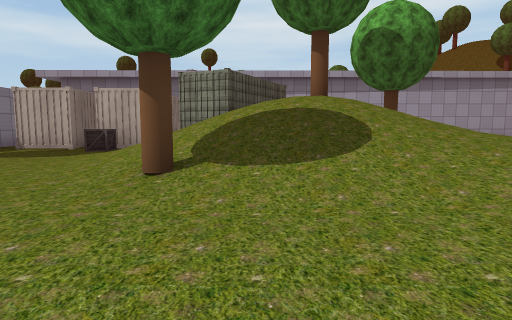
view 1 (above)

24 first-person views from a walk through a 3-D level made in the Unity game engine. The camera is 1.3 m above the floor, tilts 6° down and sees 75° across. The floor is counted in squares, 2 m on a side. Each view is taken from the middle of a square. On the plan, view 1 faces up. The plan holds only what a view shows up to about 10 squares ahead; the rest is blank. The place goes on beyond the plan. Some trees and plants on the terrain are drawn as simple stand-ins. The player character is not drawn. Some surface patterns are stand-ins.

view 2
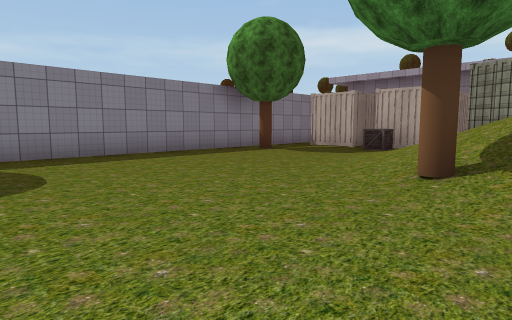

view 3
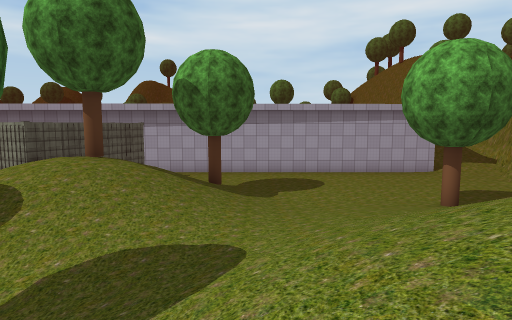

view 4
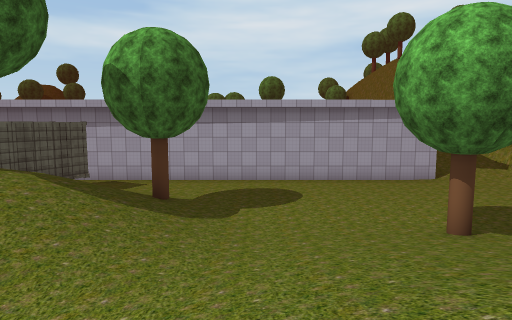

view 5
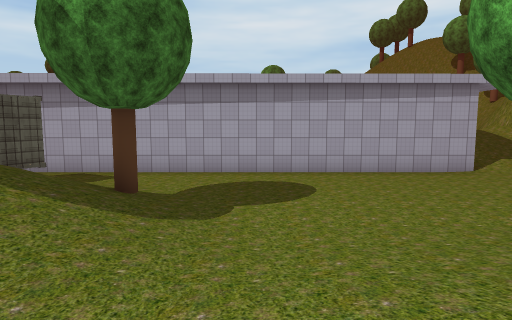

view 6
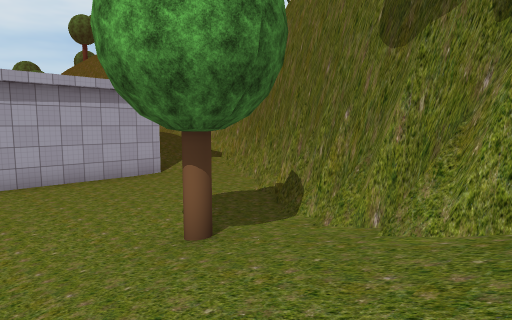

view 7
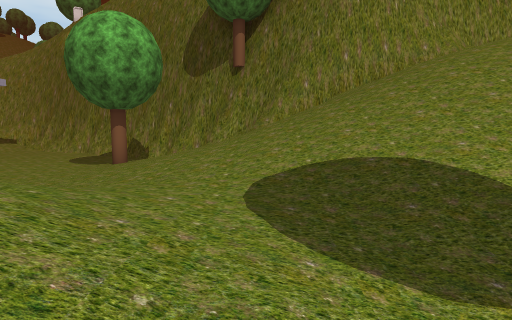

view 8
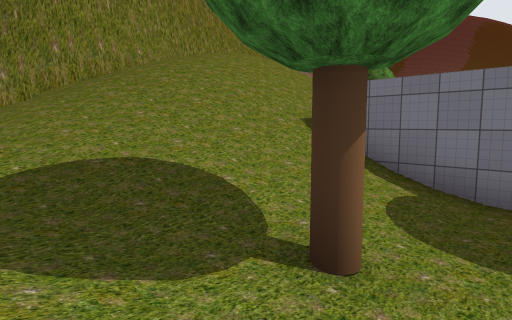

view 9
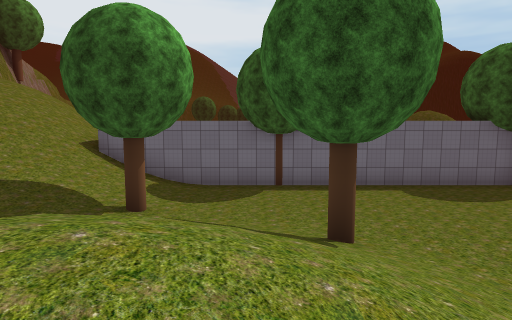

view 10
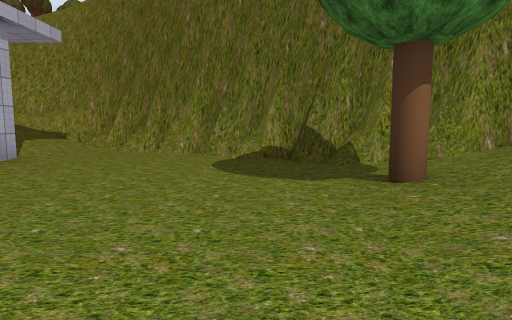

view 11
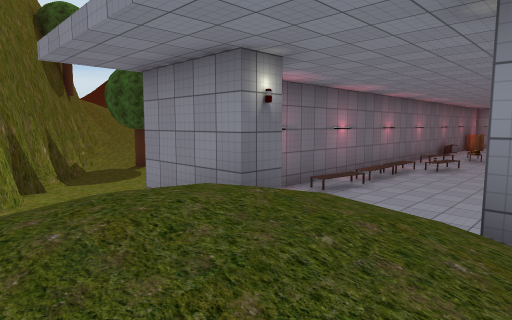

view 12
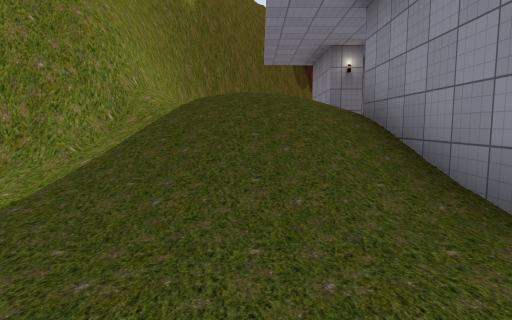

view 13
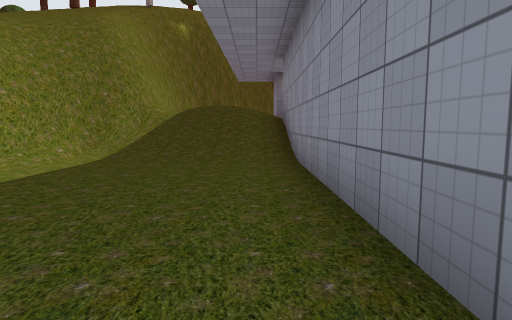

view 14
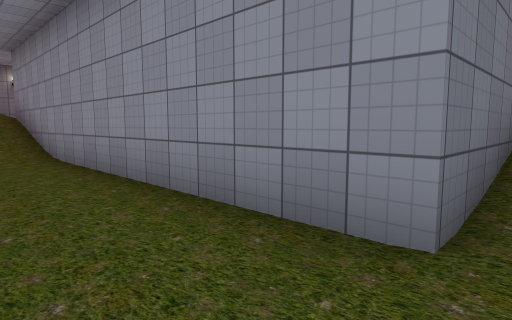

view 15
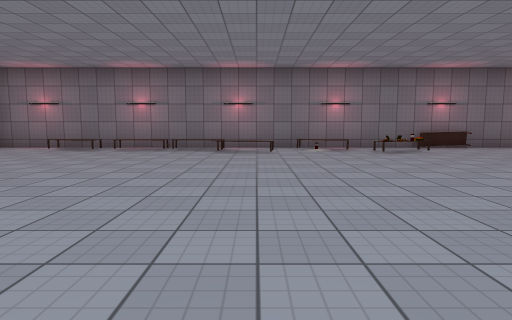

view 16
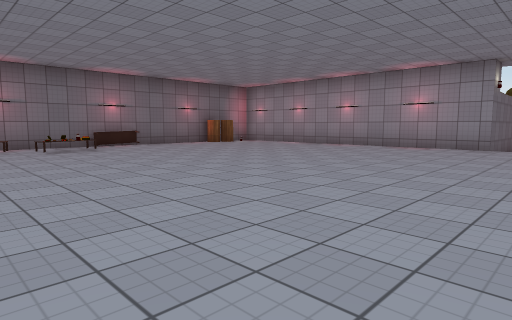

view 17
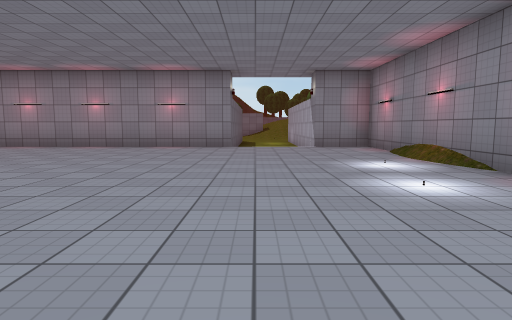

view 18
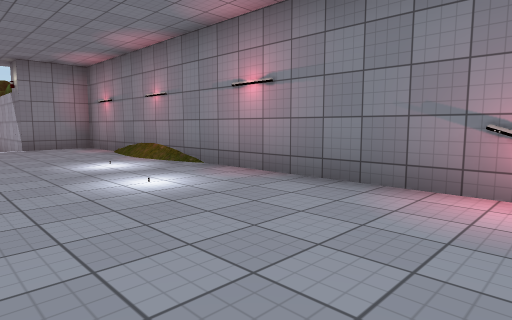

view 19
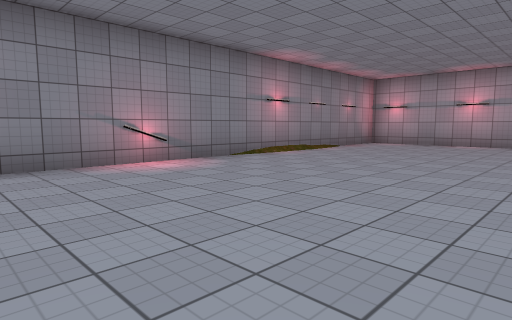

view 20
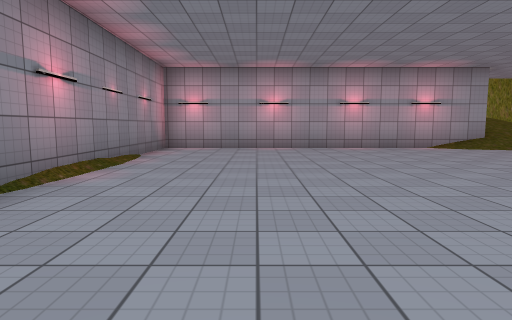

view 21
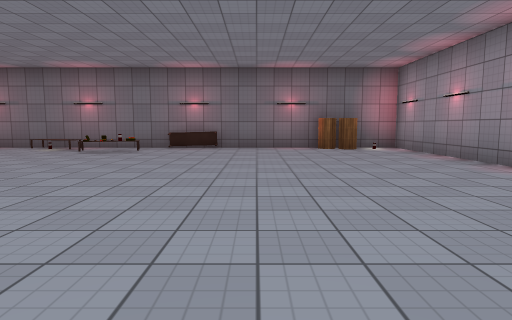

view 22
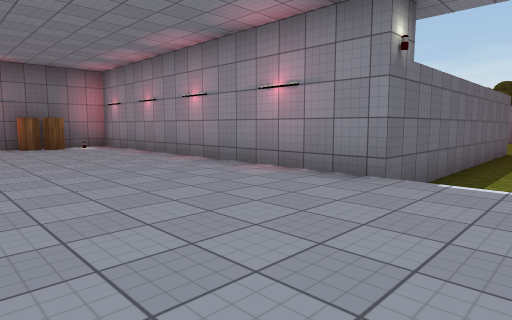

view 23
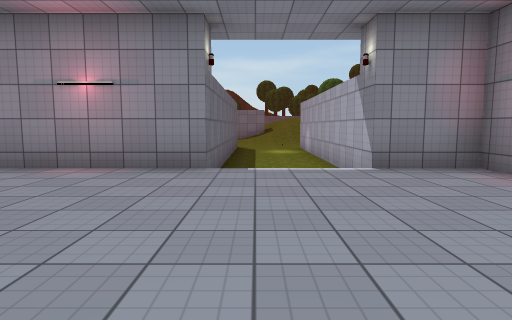

view 24
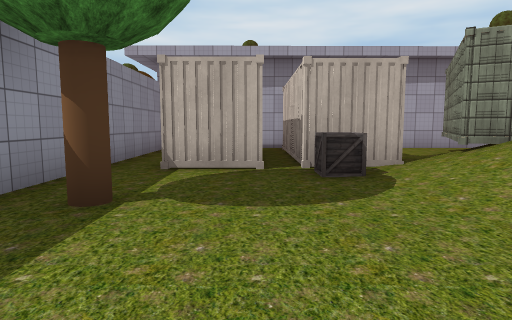

### Floor plan
Key: @ floor where view 1 was taken; # wall or solid block; . main floor; : floor 0.25 m higher than the main floor; - floor 0.5 m lower than the main floor; + floor 0.75 m higher than the main floor; * floor 1.5 m higher than the main floor; % floor 2 m higher than the main floor; / step, stairs or slope; ^ raised ledge; v drop or lower ground; T tree; B box; A table; R barrel; O other object.
Columns run from 9 left of view 1 to 16 right of it. Each row starts with its distance up from view 1.
 29                    //---
 28   ####################--
 27   #.........O........#--
 26 ###..................#---
 25 - /..................#----
 24 - /..................#----
 23 ###..................#----
 22   #..................#----
 21   #..................#////
 20   #..................#///#
 19   #................./#/*/#
 18   #.................//%%%#
 17   #.................  /%/#
 16   #....../O..//..... #  /#
 15   #.R..AA..//./////..# //#
 14   ####################../#
 13  #   #  ----------------##
 12  #-  #  -##-------------#v
 11  #-  ##-## ------------##
 10  #- ###-##  /T--------##v
  9  #-O#####/  //--------#
  8  #---B-/// ///.------##v
  7  #-T---//%T%//.-..T--#v
  6  #-----///%//:::::::##
  5  #-----//////:://++##
  4  #------T//::://///#
  3  #---------..///// #v
  2  #---------T://////#
  1  #----------///////#
  0    ------@--////// #
 -1   T#####T####^//// #
 -2               //// #
 -3                /// #

Where each view was taken, in squares from view 1:
view 1: 0 up, 0 right, facing up
view 2: 0 up, 0 right, facing up-left
view 3: 0 up, 5 right, facing up
view 4: 2 up, 6 right, facing up
view 5: 4 up, 6 right, facing up
view 6: 4 up, 7 right, facing up-right
view 7: 4 up, 1 right, facing right
view 8: 4 up, 1 right, facing down-right
view 9: 8 up, 0 right, facing down
view 10: 9 up, 6 right, facing right
view 11: 19 up, 15 right, facing down-left
view 12: 24 up, 14 right, facing down
view 13: 28 up, 13 right, facing down
view 14: 29 up, 14 right, facing down-left
view 15: 24 up, 4 right, facing down
view 16: 25 up, 3 right, facing down-left
view 17: 24 up, 3 right, facing left
view 18: 24 up, 3 right, facing up-left
view 19: 22 up, 0 right, facing up-right
view 20: 25 up, 2 right, facing right
view 21: 24 up, 3 left, facing down
view 22: 25 up, 3 left, facing down-left
view 23: 24 up, 2 left, facing left
view 24: 4 up, 5 left, facing up
